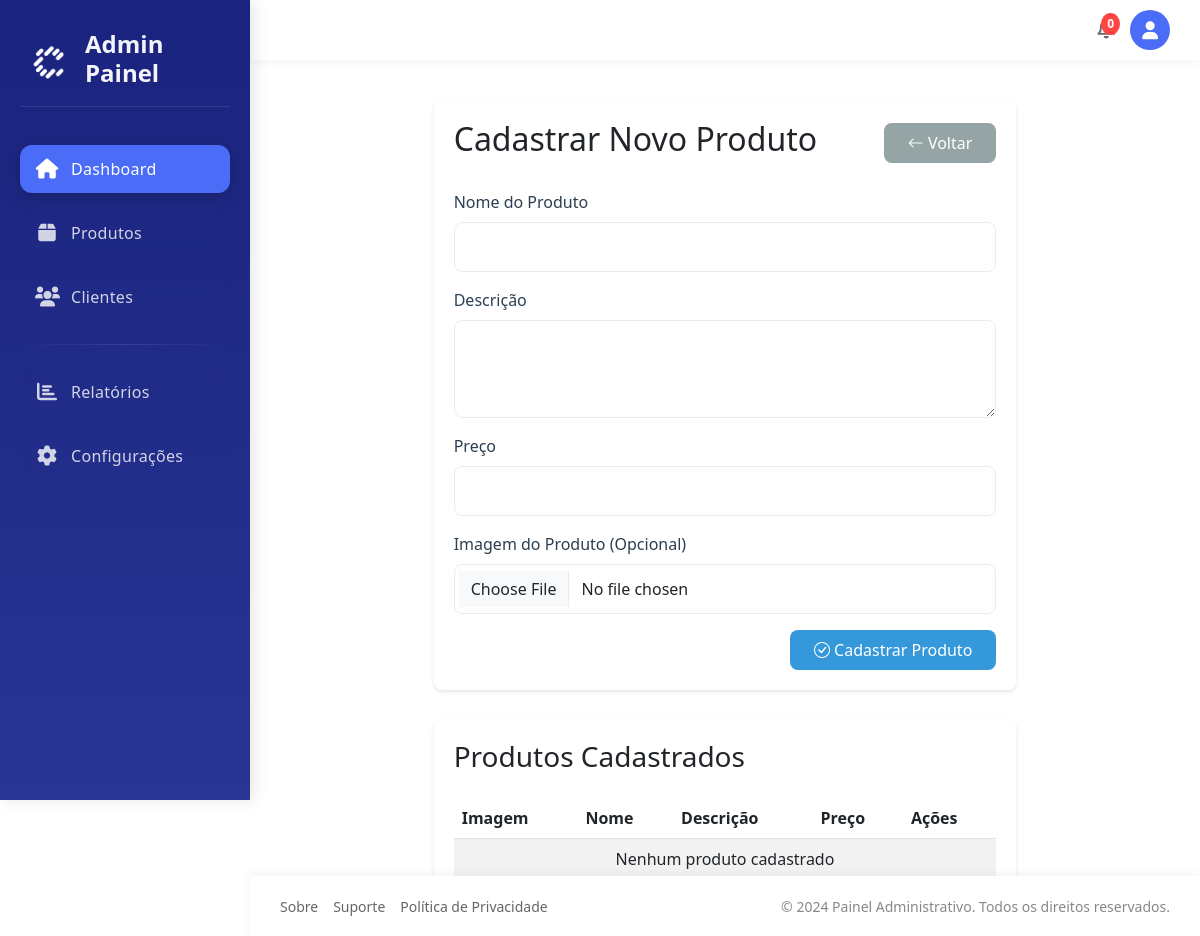
The app's page /admin/produtos.php (signed in), older data.
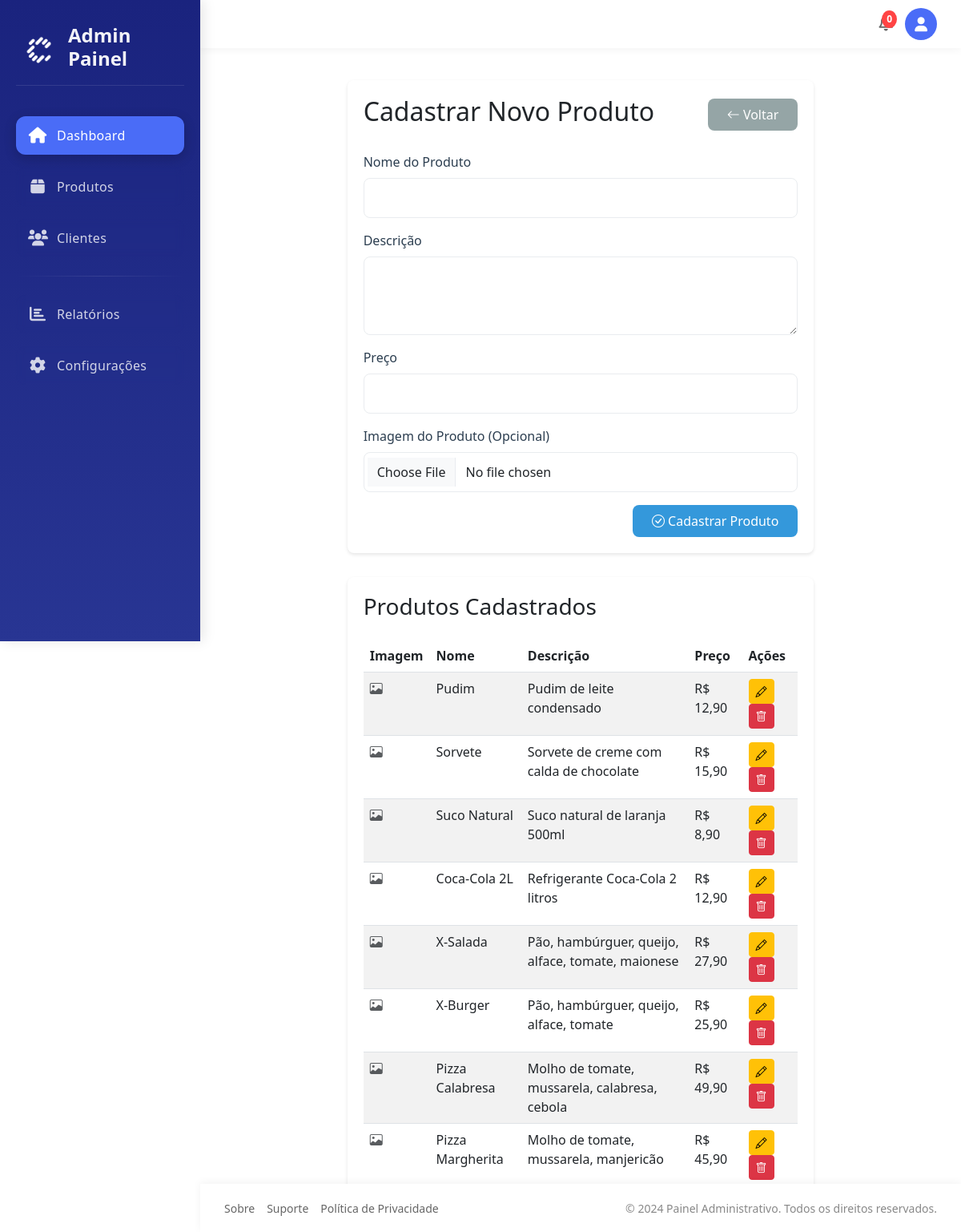
The same page, newer data.
### tables this page shows
CREATE TABLE IF NOT EXISTS produtos (
    id INT AUTO_INCREMENT PRIMARY KEY,
    categoria_id INT,
    nome VARCHAR(100) NOT NULL,
    descricao TEXT,
    preco DECIMAL(10,2) NOT NULL,
    imagem VARCHAR(255),
    status TINYINT(1) DEFAULT 1,
    destaque TINYINT(1) DEFAULT 0,
    created_at TIMESTAMP DEFAULT CURRENT_TIMESTAMP,
    FOREIGN KEY (categoria_id) REFERENCES categorias(id)
);

### admin/produtos.php (the view, shortened to what this page needs)
<?php
try {
    $pdo = getConnection();
    $stmt = $pdo->query("SELECT * FROM produtos ORDER BY id DESC");
    $produtos = $stmt->fetchAll();
} catch(PDOException $e) {
    $erro = "Erro ao buscar produtos: " . $e->getMessage();
}
require_once 'includes/layout.php';
?>
<!DOCTYPE html>
<html lang="pt-br">
<head>
    <link href="https://cdn.jsdelivr.net/npm/bootstrap@5.3.0/dist/css/bootstrap.min.css" rel="stylesheet">
    <link rel="stylesheet" href="https://cdn.jsdelivr.net/npm/bootstrap-icons@1.11.1/font/bootstrap-icons.css">
</head>
<body>
    <div class="main-content">
        <div class="container">
            <div class="row justify-content-center">
                <div class="col-md-8">
                    <div class="form-container">
                        <div class="d-flex justify-content-between align-items-center mb-4">
                            <h2>Cadastrar Novo Produto</h2>
                            <a href="produtos.php" class="btn btn-secondary">
                                <i class="bi bi-arrow-left"></i> Voltar
                            </a>
                        </div>
                        <form method="POST" enctype="multipart/form-data">
                            <div class="mb-3">
                                <label for="nome" class="form-label">Nome do Produto</label>
                                <input type="text" class="form-control" id="nome" name="nome" required>
                            </div>
                            <div class="mb-3">
                                <label for="descricao" class="form-label">Descrição</label>
                                <textarea class="form-control" id="descricao" name="descricao" rows="3"></textarea>
                            </div>
                            <div class="mb-3">
                                <label for="preco" class="form-label">Preço</label>
                                <input type="number" class="form-control" id="preco" name="preco" step="0.01" required>
                            </div>
                            <div class="mb-3">
                                <label for="imagem" class="form-label">Imagem do Produto (Opcional)</label>
                                <input type="file" class="form-control" id="imagem" name="imagem" accept="image/*" onchange="previewImage(this)">
                            </div>
                            <div class="text-end">
                                <button type="submit" class="btn btn-primary">
                                    <i class="bi bi-check-circle"></i> Cadastrar Produto
                                </button>
                            </div>
                        </form>
                    </div>
                    <div class="table-container">
                        <h3 class="mb-4">Produtos Cadastrados</h3>
                        <div class="table-responsive">
                            <table class="table table-striped">
                                <thead>
                                    <tr>
                                        <th>Imagem</th>
                                        <th>Nome</th>
                                        <th>Descrição</th>
                                        <th>Preço</th>
                                        <th>Ações</th>
                                    </tr>
                                </thead>
                                <tbody>
                                    <?php if (isset($produtos) && count($produtos) > 0): ?>
                                        <?php foreach ($produtos as $produto): ?>
                                            <tr>
                                                <td>
                                                    <?php if ($produto['imagem']): ?>
                                                        <img src="<?php echo $produto['imagem']; ?>" class="product-image" alt="<?php echo $produto['nome']; ?>">
                                                    <?php else: ?>
                                                        <i class="bi bi-image text-muted"></i>
                                                    <?php endif; ?>
                                                </td>
                                                <td><?php echo htmlspecialchars($produto['nome']); ?></td>
                                                <td><?php echo htmlspecialchars($produto['descricao'] ?? ''); ?></td>
                                                <td>R$ <?php echo number_format($produto['preco'], 2, ',', '.'); ?></td>
                                                <td>
                                                    <button type="button" class="btn btn-sm btn-warning" data-bs-toggle="modal" data-bs-target="#editModal"
                                                            data-id="<?php echo $produto['id']; ?>"
                                                            data-nome="<?php echo htmlspecialchars($produto['nome']); ?>"
                                                            data-descricao="<?php echo htmlspecialchars($produto['descricao'] ?? ''); ?>"
                                                            data-preco="<?php echo $produto['preco']; ?>"
                                                            data-imagem="<?php echo $produto['imagem']; ?>">
                                                        <i class="bi bi-pencil"></i>
                                                    </button>
                                                    <a href="produtos.php?delete=<?php echo $produto['id']; ?>" class="btn btn-sm btn-danger" onclick="return confirm('Tem certeza que deseja excluir este produto?')">
                                                        <i class="bi bi-trash"></i>
                                                    </a>
                                                </td>
                                            </tr>
                                        <?php endforeach; ?>
                                    <?php else: ?>
                                        <tr>
                                            <td colspan="5" class="text-center">Nenhum produto cadastrado</td>
                                        </tr>
                                    <?php endif; ?>
                                </tbody>
                            </table>
                        </div>
                    </div>
                </div>
            </div>
        </div>
    </div>
</body>
</html>

### admin/includes/layout.php (shortened to what this page needs)
<!DOCTYPE html>
<html lang="pt-br">
<head>
    <link rel="stylesheet" href="https://cdnjs.cloudflare.com/ajax/libs/font-awesome/6.0.0/css/all.min.css">
</head>
<body>
    <nav class="sidebar">
        <div class="sidebar-logo">
            <img src="uploads/logo.png" alt="Logo">
            <h2>Admin Painel</h2>
        </div>
        <a href="index" class="nav-item active">
            <i class="fas fa-home"></i>
            <span>Dashboard</span>
        </a>
        <a href="produtos" class="nav-item">
            <i class="fas fa-box"></i>
            <span>Produtos</span>
        </a>
        <a href="clientes" class="nav-item">
            <i class="fas fa-users"></i>
            <span>Clientes</span>
        </a>
        <div class="nav-separator"></div>
        <a href="relatorios" class="nav-item">
            <i class="fas fa-chart-bar"></i>
            <span>Relatórios</span>
        </a>
        <a href="configuracoes" class="nav-item">
            <i class="fas fa-cog"></i>
            <span>Configurações</span>
        </a>
    </nav>
    <header class="header">
        <div class="user-menu">
            <div class="notifications" id="notificationIcon">
                <span class="notification-badge" id="notificationBadge">0</span>
            </div>
            <a href="configuracoes" class="user-avatar">
                <i class="fas fa-user"></i>
            </a>
        </div>
    </header>
    <footer class="footer">
        <div class="footer-content">
            <div class="footer-links">
                <a href="#">Sobre</a>
                <a href="#">Suporte</a>
                <a href="#">Política de Privacidade</a>
            </div>
        </div>
        <div class="footer-copyright">
            © 2024 Painel Administrativo. Todos os direitos reservados.
        </div>
    </footer>
</body>
</html>

### admin/includes/layout.php (style rules this page uses)
:root { --primary-color: #4A6CF7; --primary-dark: #2048E7; --primary-light: #6B89F9; --sidebar-width: 250px; --header-height: 60px; --border-radius: 12px; --footer-height: 60px; --sidebar-bg: linear-gradient(180deg, #1A237E 0%, #283593 100%); --sidebar-hover: rgba(255, 255, 255, 0.1); --transition: all 0.3s cubic-bezier(0.4, 0, 0.2, 1); }
* { margin: 0; padding: 0; box-sizing: border-box; font-family: 'Segoe UI', sans-serif; }
body { background-color: #f5f6f8; display: flex; min-height: 100vh; position: relative; }
.sidebar { width: var(--sidebar-width); height: 100vh; background: var(--sidebar-bg); padding: 20px; position: fixed; left: 0; top: 0; box-shadow: 4px 0 15px rgba(0, 0, 0, 0.1); transition: var(--transition); display: flex; flex-direction: column; z-index: 1000; color: white; }
.sidebar-logo { display: flex; align-items: center; gap: 15px; padding: 10px; margin-bottom: 30px; border-bottom: 1px solid rgba(255, 255, 255, 0.1); }
.sidebar-logo img { width: 40px; height: 40px; object-fit: contain; filter: brightness(0) invert(1); }
.sidebar-logo h2 { color: white; font-size: 1.5rem; font-weight: 600; opacity: 0.95; }
.nav-item { display: flex; align-items: center; padding: 12px 15px; margin: 8px 0; border-radius: var(--border-radius); color: rgba(255, 255, 255, 0.8); text-decoration: none; transition: var(--transition); position: relative; overflow: hidden; backdrop-filter: blur(5px); }
.nav-item.active { background: var(--primary-color); color: white; box-shadow: 0 4px 15px rgba(0, 0, 0, 0.2); }
.nav-item i { margin-right: 12px; font-size: 20px; width: 24px; text-align: center; transition: var(--transition); }
.nav-item span { font-weight: 500; letter-spacing: 0.3px; }
.nav-item::before { content: ''; position: absolute; left: 0; top: 0; height: 100%; width: 3px; background: white; transform: scaleY(0); transition: var(--transition); }
.nav-item::after { content: ''; position: absolute; top: -50%; left: -50%; width: 200%; height: 200%; background: radial-gradient(circle, rgba(255,255,255,0.1) 0%, transparent 70%); transform: scale(0); transition: var(--transition); }
.nav-separator { height: 1px; background: linear-gradient(90deg, transparent, rgba(255, 255, 255, 0.1), transparent); margin: 15px 0; }
.main-content { margin-left: var(--sidebar-width); flex: 1; padding: 20px; padding-top: calc(var(--header-height) + 20px); padding-bottom: calc(var(--footer-height) + 20px); transition: var(--transition); }
.header { position: fixed; top: 0; right: 0; left: var(--sidebar-width); height: var(--header-height); background: #fff; padding: 0 30px; display: flex; align-items: center; justify-content: flex-end; box-shadow: 0 2px 10px rgba(0,0,0,0.05); z-index: 100; }
.user-menu { display: flex; align-items: center; gap: 15px; }
.notifications { position: relative; cursor: pointer; }
.notification-badge { position: absolute; top: -5px; right: -5px; background: #ff4444; color: white; border-radius: 50%; padding: 2px 6px; font-size: 12px; font-weight: bold; }
.user-avatar { width: 40px; height: 40px; border-radius: 50%; background: var(--primary-color); display: flex; align-items: center; justify-content: center; cursor: pointer; }
.user-avatar i { color: white; font-size: 18px; }
.footer { position: fixed; bottom: 0; right: 0; left: var(--sidebar-width); height: var(--footer-height); background: #fff; padding: 0 30px; display: flex; align-items: center; justify-content: space-between; box-shadow: 0 -2px 10px rgba(0,0,0,0.05); z-index: 99; }
.footer-content { display: flex; align-items: center; gap: 20px; }
.footer-links { display: flex; gap: 15px; }
.footer-links a { color: #666; text-decoration: none; font-size: 14px; transition: color 0.3s ease; }
.footer-copyright { color: #888; font-size: 14px; }

### admin/produtos.php (style rules this page uses)
.main-content { padding: 20px; margin-top: 80px; }
.form-container { background: white; border-radius: 8px; padding: 20px; box-shadow: 0 2px 4px rgba(0,0,0,0.1); margin-bottom: 30px; }
.table-container { background: white; border-radius: 8px; padding: 20px; box-shadow: 0 2px 4px rgba(0,0,0,0.1); }
.form-label { font-weight: 500; color: #2c3e50; margin-bottom: 0.5rem; }
.form-control { border-radius: 8px; border: 1px solid #e9ecef; padding: 0.75rem 1rem; }
.btn-primary { background-color: #3498db; border: none; border-radius: 8px; padding: 0.5rem 1.5rem; font-weight: 500; }
.btn-secondary { background-color: #95a5a6; border: none; border-radius: 8px; padding: 0.5rem 1.5rem; font-weight: 500; }

Row changes from the older to the newer data that the page shows:
added produtos: nome "Pudim", descricao "Pudim de leite condensado", preco "12,90"
added produtos: nome "Sorvete", descricao "Sorvete de creme com calda de chocolate", preco "15,90"
added produtos: nome "Suco Natural", descricao "Suco natural de laranja 500ml", preco "8,90"
added produtos: nome "Coca-Cola 2L", descricao "Refrigerante Coca-Cola 2 litros", preco "12,90"
added produtos: nome "X-Salada", descricao "Pão, hambúrguer, queijo, alface, tomate, maionese", preco "27,90"
added produtos: nome "X-Burger", descricao "Pão, hambúrguer, queijo, alface, tomate", preco "25,90"
added produtos: nome "Pizza Calabresa", descricao "Molho de tomate, mussarela, calabresa, cebola", preco "49,90"
added produtos: nome "Pizza Margherita", descricao "Molho de tomate, mussarela, manjericão", preco "45,90"
Text that changed along with them:
text no longer shown: "Nenhum produto cadastrado"
